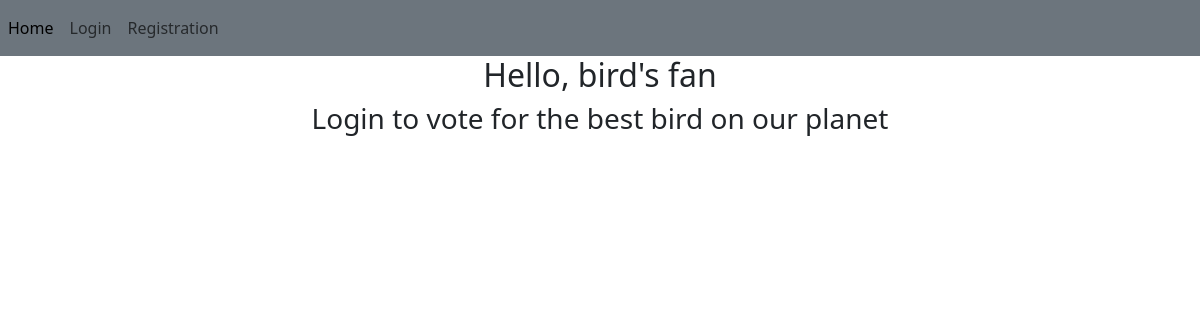
/, run on an earlier commit of the app's database.
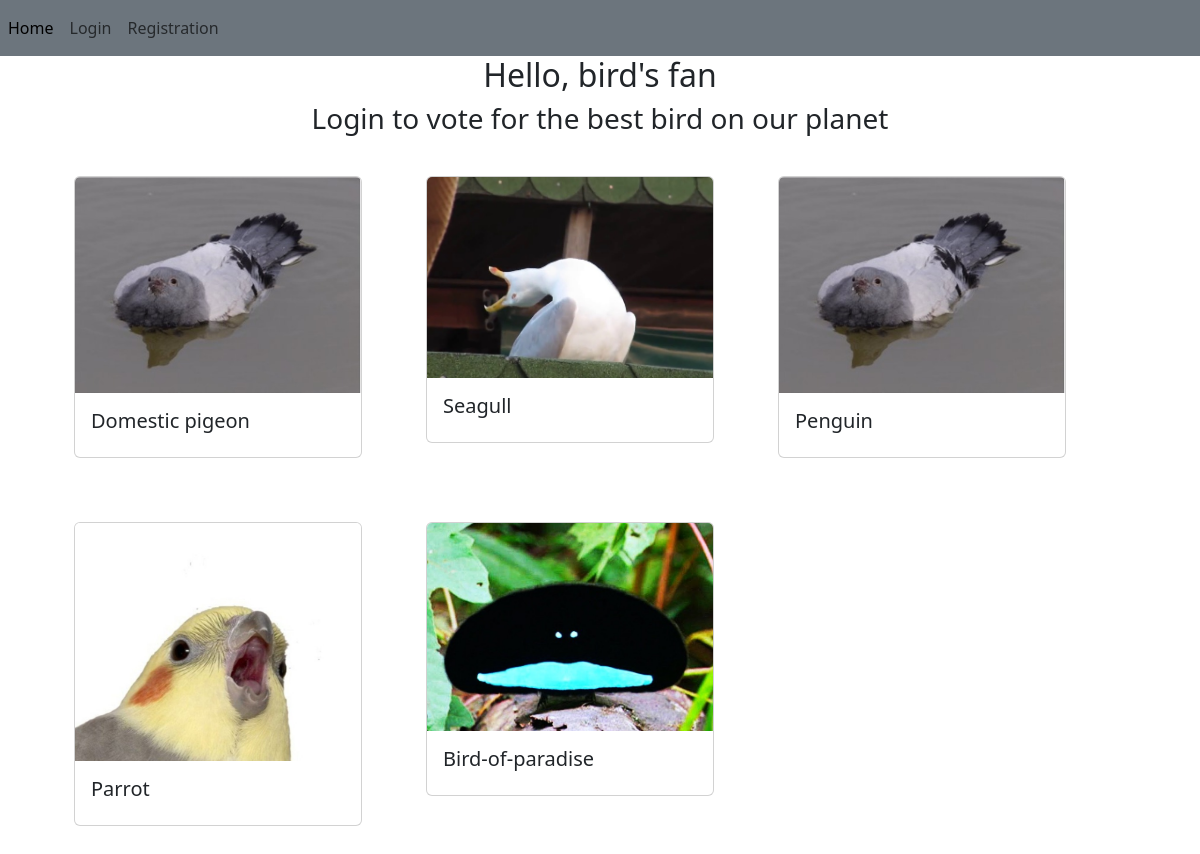
And on a later commit of the database.
### app/models.py (models this page shows)
class Bird(db.Model):
    __tablename__ = "birds"
    id = db.Column(db.Integer, primary_key=True)
    species = db.Column(db.String(64), unique=True, nullable=False)
    info = db.Column(db.Text, nullable=False)
    image_path = db.Column(db.String(256), nullable=False)
    votes = db.relationship("Vote", backref="bird")

### app/main/views.py (the view)
@main.route("/", methods=["GET", "POST"])
def index():
    birds = None
    voted_bird = None
    try:
        user_id = User.query.filter_by(username=current_user.username).first().id
        user_id = User.query.filter_by(username=current_user.username).first().id
        bird_id = Vote.query.filter_by(user_id=user_id).first().bird_id
        voted_bird = Bird.query.filter_by(id=bird_id).first()
    except Exception:
        pass
    birds = Bird.query.all()
    return render_template("index.html", birds=birds, voted_bird=voted_bird)

### app/templates/index.html
{% extends "base.html" %}
{% block content %}
    {% if current_user.username and not voted_bird %}
        <div class="container-sm" style="text-align: center;">
            <h2>Make decision about the best bird on our planet</h2>
        </div>
    {% elif current_user.username and voted_bird %}
    {% else %}
        <div class="container-sm" style="text-align: center;">
            <h2>Hello, bird's fan</h2>
            <h3>Login to vote for the best bird on our planet</h3>
        </div>
    {% endif %}
    {% if current_user.username %}
        {% if not voted_bird %}
            <form action="/vote" method="post">
                <div class="container-sm" style="overflow: auto; width: 100%;">
                    {% for bird in birds %}
                        <div class="card" style="width: 18rem; float: left; margin: 2em;">
                            <img src="/static/birds_images/{{ bird.image_path }}" class="card-img-top">
                            <div class="card-body">
                                <div class="form-check">
                                    <input class="form-check-input" type="radio" name="vote" id="flexRadioDefault1" value="{{ bird.id }}">
                                    <label class="form-check-label" for="flexRadioDefault1">
                                        <h5 class="card-title">{{ bird.species }}</h5>
                                    </label>
                                </div>
                            </div>
                        </div>
                    {% endfor %}
                </div>
                <div class="container-sm"><button type="submit" class="btn btn-secondary" style="float: right; width: 150px; height: 50px;">Vote</button></div>
            </form>
        {% else %}
            <h2 style="text-align: center;">Thank you for your vote!</h2>
            <div class="container-sm" style="overflow: auto; width: 100%;">
                {% for bird in birds %}
                    <div class="card" style="width: 18rem; float: left; margin: 2em;">
                        <img src="/static/birds_images/{{ bird.image_path }}" class="card-img-top">
                        <div class="card-body">
                            <h5 class="card-title">{{ bird.species }}</h5>
                        </div>
                    </div>
                {% endfor %}
            </div>
        {% endif %}
    {% else %}
        <div class="container-sm" style="overflow: auto; width: 100%;">
            {% for bird in birds %}
                <div class="card" style="width: 18rem; float: left; margin: 2em;">
                    <img src="/static/birds_images/{{ bird.image_path }}" class="card-img-top">
                    <div class="card-body">
                        <h5 class="card-title">{{ bird.species }}</h5>
                    </div>
                </div>
            {% endfor %}
        </div>
    {% endif %}
{% endblock %}

### app/templates/base.html (shortened to what this page needs)
{% from 'bootstrap5/nav.html' import render_nav_item %}
<!doctype html>
<html lang="en">
    <head>
        {% block head %}
        {% block styles %}
            {{ bootstrap.load_css() }}
        {% endblock %}
        {% endblock %}
    </head>
    <body>
        {% block navbar %}
        {% from 'bootstrap5/nav.html' import render_nav_item %}
        <nav class="navbar navbar-expand-lg navbar-light bg-secondary">
            <div class="navbar-nav mr-auto">
                {% if current_user.is_authenticated %}
                    {{ render_nav_item('main.index', 'Home') }}
                    {{ render_nav_item('main.profile', 'My profile', username=current_user.username) }}
                    {{ render_nav_item('auth.logout', 'Logout') }}
                {% else %}
                    {{ render_nav_item('main.index', 'Home') }}
                    {{ render_nav_item('auth.login', 'Login') }}
                    {{ render_nav_item('auth.register', 'Registration') }}
                {% endif %}
            </div>
        </nav>
        {% endblock %}
        {% block content %}{% endblock %}
    </body>
</html>

What changed in the data, as far as the page shows it:
added Bird: image_path (picture), species "Domestic pigeon"
added Bird: image_path (picture), species "Seagull"
added Bird: image_path (picture), species "Penguin"
added Bird: image_path (picture), species "Parrot"
added Bird: image_path (picture), species "Bird-of-paradise"
